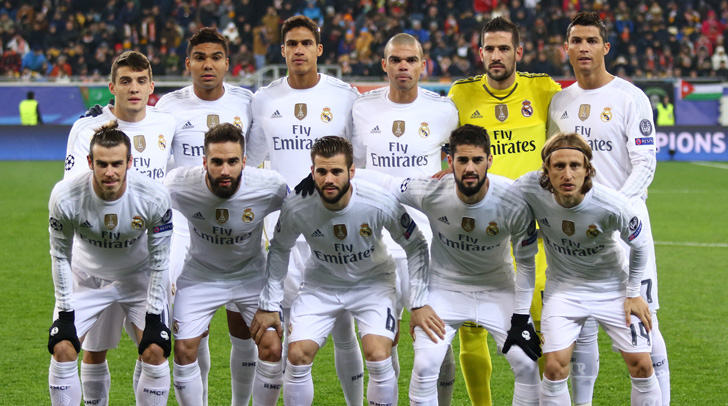
#> input picture images/img0.jpg, 728 x 406 px
$ python skin_seg.py images/img0.jpg
#> lines starting #> are read from the running program, lines starting #| are printed output that depends on the picture; after the words box and inside, x2 and y2 are one past the last pixel; in counts of white or black regions, pixels touching at a corner belong together
#> further down, img is the input picture: shape (406, 728, 3); mean B, G, R 120.1, 133.9, 132.6
"""
the following script implements the "RGB-H-CbCr Skin Colour Model for Human Face Detection"
algorithm for skin detection/extraction based on the paper published by
Nusirwan Anwar bin Abdul Rahman, Kit Chong Wei and John See
Faculty of Information Technology, Multimedia University
johnsee@mmu.edu.my
link : http://citeseerx.ist.psu.edu/viewdoc/download?doi=10.1.1.718.1964&rep=rep1&type=pdf
"""

import sys
import cv2
import numpy as np
import matplotlib.pyplot as plt


class Skin_Detect():
	def __init__(self):
	#Constractor that does nothing
		pass
	#RGB bounding rule
	def Rule_A(self,BGR_Frame,plot=False):
		'''this function implements the RGB bounding rule algorithm
		--inputs:
		BGR_Frame: BGR components of an image
		plot: Bool type variable,if set to True draw the output of the algorithm
		--return a anumpy array of type bool like the following:
		[[False False False True]
		[False False False True]
		.
		.
		.
		[False False False True]]
		2d numpy array
		So in order to plot this matrix, we need to convert it to numbers like:
		255 for True values(white)
		0 for False(black)
		'''
#> called with plot = True
		B_Frame, G_Frame, R_Frame =  [BGR_Frame[...,BGR] for BGR in range(3)]# [...] is the same as [:,:]
		#you can use the split built-in method in cv2 library to get the b,g,r components
		#B_Frame, G_Frame, R_Frame  = cv2.split(BGR_Frame)
		#i am using reduce built in method to get the maximum of a 3 given matrices
		BRG_Max = np.maximum.reduce([B_Frame, G_Frame, R_Frame])
		BRG_Min = np.minimum.reduce([B_Frame, G_Frame, R_Frame])
		#at uniform daylight, The skin colour illumination's rule is defined by the following equation :
		Rule_1 = np.logical_and.reduce([R_Frame > 95, G_Frame > 40, B_Frame > 20 ,
	                                 BRG_Max - BRG_Min > 15,abs(R_Frame - G_Frame) > 15,
	                                 R_Frame > G_Frame, R_Frame > B_Frame])
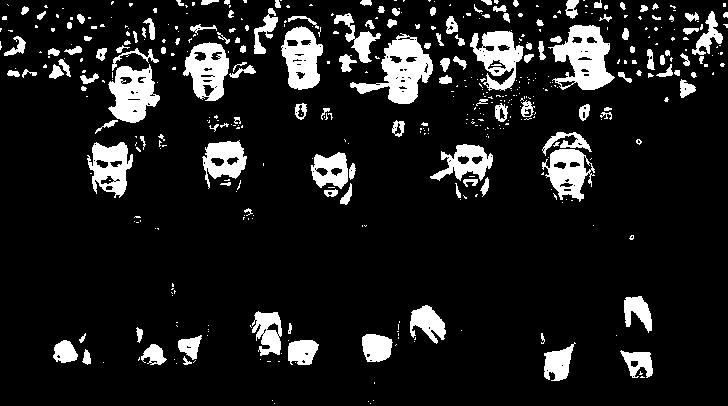
#> Rule_1: shape (406, 728) bool; 11.7% white; 458 white regions (318 under 20 px), largest, box (x1, y1, x2, y2) and area: (350, 33, 433, 104) 2512, (548, 25, 615, 90) 2407, (108, 64, 160, 123) 1918
		#the skin colour under flashlight or daylight lateral illumination rule is defined by the following equation :
		Rule_2 = np.logical_and.reduce([R_Frame > 220, G_Frame > 210, B_Frame > 170,
	                         abs(R_Frame - G_Frame) <= 15, R_Frame > B_Frame, G_Frame > B_Frame])
#> Rule_2: shape (406, 728) bool; 0.13% white in thin lines or dots, all inside (x1, y1, x2, y2) = (50, 15, 664, 372)
		#Rule_1 U Rule_2
		RGB_Rule = np.logical_or(Rule_1, Rule_2)
#> RGB_Rule: shape (406, 728) bool; 11.8% white; 500 white regions (358 under 20 px), largest, box (x1, y1, x2, y2) and area: (350, 33, 433, 104) 2518, (548, 25, 615, 90) 2409, (108, 64, 160, 123) 1919
		if plot == True:
			#original image RGB color
			rgb_img = cv2.merge([R_Frame,G_Frame,B_Frame])# combine the RGB components to get the original image
			fig = plt.figure(figsize=(9, 8), dpi=90, facecolor='w', edgecolor='k')
			fig.suptitle('RGB space', fontsize=16)
			ax1 = fig.add_subplot(1, 2, 1)
			#hiding axis labels and ticks
			ax1.axes.get_xaxis().set_visible(False)
			ax1.axes.get_yaxis().set_visible(False)
			ax1.set_title('Original-Image')
			ax1.imshow(rgb_img)
			#black and white image
			img_bw = RGB_Rule.astype(np.uint8)  #Test the output
			img_bw*=255
			ax2 = fig.add_subplot(1, 2, 2)
			ax2.axes.get_xaxis().set_visible(False)
			ax2.axes.get_yaxis().set_visible(False)
			ax2.set_title('RGB-Mask')
			#plot as a Grayscale image
			ax2.imshow(img_bw,cmap='gray', vmin=0, vmax=255,interpolation='nearest')
		#return the RGB mask
		return RGB_Rule
	def lines(self,axis):
		'''return a list of lines for a give axis'''
		#equation(3)
		line1 = 1.5862  * axis + 20
		#equation(4)
		line2 = 0.3448  * axis + 76.2069
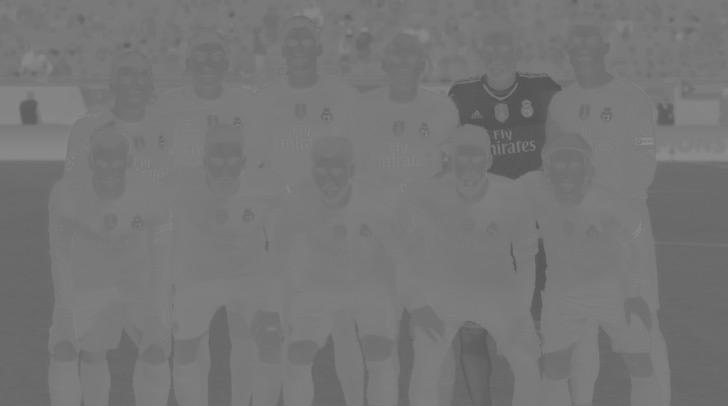
#> line2: shape (406, 728) float64; min 82.76, max 142.1, mean 118
		#equation(5)
		#the slope of this equation is not correct Cr ≥ -4.5652 × Cb + 234.5652
		#it should be around -1
		line3 = -1.005 * axis + 234.5652
		#equation(6)
		line4 = -1.15   * axis + 301.75
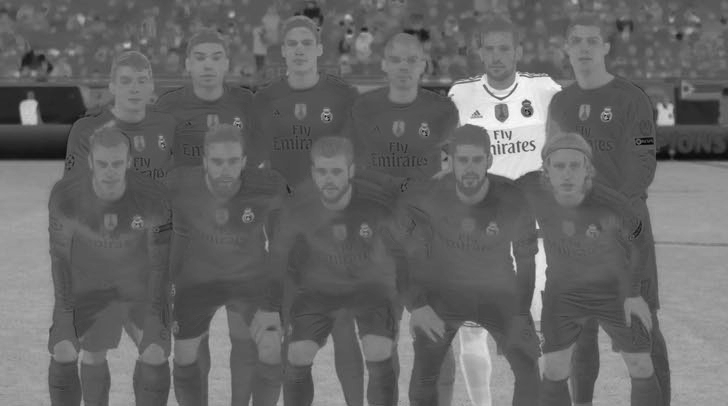
#> line4: shape (406, 728) float64; min 82.1, max 279.9, mean 162.2; drawn with min black and max white
		#equation(7)
		line5 = -2.2857 * axis + 432.85
		return [line1,line2,line3,line4,line5]
		#The five bounding rules of Cr-Cb
	def Rule_B(self,YCrCb_Frame,plot=False):
		'''this function implements the five bounding rules of Cr-Cb components
		--inputs:
		YCrCb_Frame: YCrCb components of an image
		plot: Bool type variable,if set to True draw the output of the algorithm
		--return a anumpy array of type bool like the following:
		[[False False False True]
		[False False False True]
		.
		.
		.
		[False False False True]]
		2d numpy array
		So in order to plot this matrix, we need to convert it to numbers like:
		255 for True values(white)
		0 for False(black)
		'''
		Y_Frame,Cr_Frame, Cb_Frame = [YCrCb_Frame[...,YCrCb] for YCrCb in range(3)]
		line1,line2,line3,line4,line5 = self.lines(Cb_Frame)
		YCrCb_Rule = np.logical_and.reduce([line1 - Cr_Frame >= 0,
											line2 - Cr_Frame <= 0,
											line3 - Cr_Frame <= 0,
											line4 - Cr_Frame >= 0,
											line5 - Cr_Frame >= 0])
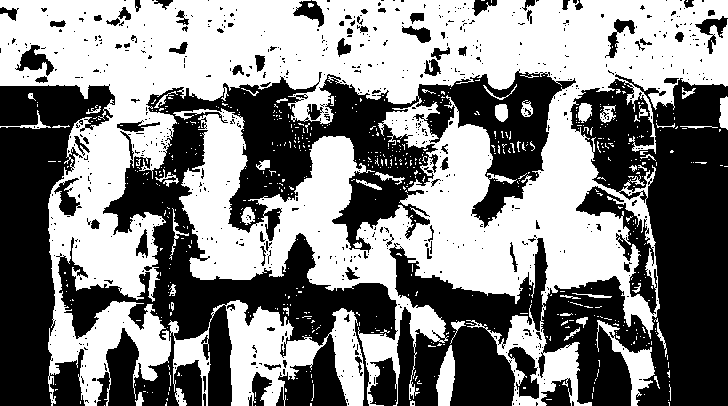
#> YCrCb_Rule: shape (406, 728) bool; 51.6% white; 725 black regions (634 under 20 px), largest, box (x1, y1, x2, y2) and area: (56, 69, 576, 406) 58488, (389, 74, 728, 406) 49987, (0, 84, 115, 406) 20408
		# Create a plot
		if plot == True:
			fig1 = plt.figure(figsize=(9, 8), dpi=90, facecolor='w', edgecolor='k')
			ax1 = fig1.add_subplot(1, 1, 1)
			ax1.scatter(Cb_Frame, Cr_Frame, alpha=0.8, c='black', edgecolors='none', s=10, label="Cr")
			ax1.set_xlim([0, 255])
			ax1.set_ylim([0, 255])
			ax1.set_xlabel('Cb')
			ax1.set_ylabel('Cr')
			ax1.xaxis.set_label_coords(0.5, -0.025)
			#draw a line
			x_axis = np.linspace(0, 255,100)
			line1,line2,line3,line4,line5 = self.lines(x_axis)
			ax1.plot(x_axis, line1, alpha=0.5, c='b', label="line1")
			ax1.plot(x_axis, line2, alpha=0.5, c='g', label="line2")
			ax1.plot(x_axis, line3, alpha=0.5, c='r', label="line3")
			ax1.plot(x_axis, line4, alpha=0.5, c='m', label="line4")
			ax1.plot(x_axis, line5, alpha=0.5, c='y', label="line5")
			plt.title('Bounding Rule for Cb-Cr space')
			plt.legend(loc=(1,0.7))
			#plot the Y Cr and Cb components on a different figure
			fig2 = plt.figure(figsize=(9, 8), dpi=90, facecolor='w', edgecolor='k')
			fig2.suptitle('Y-Cr-Cb components', fontsize=16)
			#Y components
			ax2 = fig2.add_subplot(3, 1, 1)
			ax2.set_title('Distribution of Y')
			ax2.title.set_position([0.9, 0.95])
			ax2.set_xlabel('pixel intensity')
			ax2.xaxis.set_label_coords(0.5, -0.025)
			ax2.set_ylabel('number of pixels')
			ax2.hist(Y_Frame.ravel(), bins=256, range=(0, 256), fc='b', ec='b')
			#Cb components
			ax3 = fig2.add_subplot(3, 1, 2)
			ax3.set_title('Distribution of Cb')
			ax3.title.set_position([0.9, 0.95])
			ax3.set_xlabel('pixel intensity')
			ax3.xaxis.set_label_coords(0.5, -0.025)
			ax3.set_ylabel('number of pixels')
			ax3.hist(Cb_Frame.ravel(), bins=256, range=(0, 256), fc='b', ec='b')
			#Cr components
			ax4 = fig2.add_subplot(3, 1, 3)
			ax4.set_title('Distribution of Cr')
			ax4.title.set_position([0.9, 0.95])
			ax4.set_xlabel('pixel intensity')
			ax4.xaxis.set_label_coords(0.5, -0.025)
			ax4.set_ylabel('number of pixels')
			ax4.hist(Cr_Frame.ravel(), bins=256, range=(0, 256), fc='b', ec='b')
			#show the effect of the bounding rules of Cr-Cb
			#black and white image after the mask
			img_bw = YCrCb_Rule.astype(np.uint8)
			img_bw*=255
			fig3 = plt.figure(figsize=(9, 8), dpi=90, facecolor='w', edgecolor='k')
			ax1 = fig3.add_subplot(1, 1, 1)
			ax1.axes.get_xaxis().set_visible(False)
			ax1.axes.get_yaxis().set_visible(False)
			ax1.set_title('CrCb-Mask')
			#plot as a Grayscale image
			ax1.imshow(img_bw,cmap='gray', vmin=0, vmax=255,interpolation='nearest')
		return YCrCb_Rule
	def Rule_C(self,HSV_Frame,plot=False):
		'''this function implements the five bounding rules of Cr-Cb components
		--inputs:
		HSV_Frame: Hue,saturation and value components of a given image
		plot: Bool type variable,if set to True draw the output of the algorithm
		--return a anumpy array of type bool like the following:
		[[False False False True]
		[False False False True]
		.
		.
		.
		[False False False True]]
		2d numpy array
		So in order to plot this matrix, we need to convert it to numbers like:
		255 for True values(white)
		0 for False(black)
		'''
#> called with plot = True
		Hue,Sat,Val = [HSV_Frame[...,i] for i in range(3)]
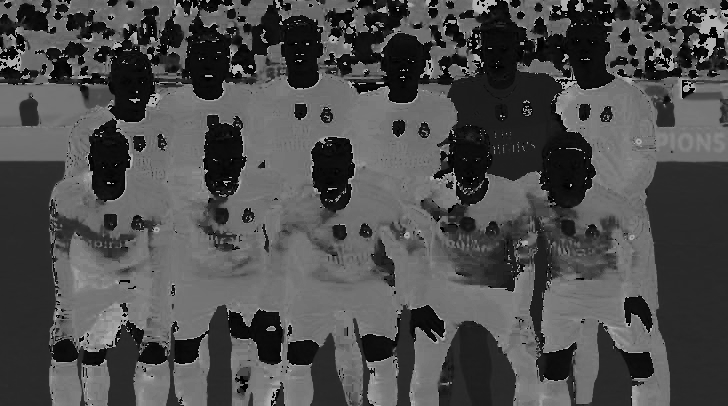
#> Hue: shape (406, 728); min 0, max 179, mean 76.9
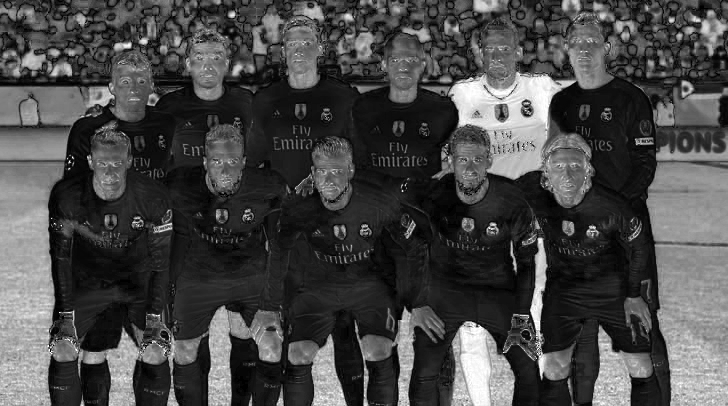
#> Sat: shape (406, 728); min 0, max 255, mean 72.1
		#i changed the value of the paper 50 instead of 25 and 150 instead of 230 based on my plots
		HSV_ = np.logical_or(Hue < 50, Hue > 150)
#> HSV_: shape (406, 728) bool; 44.4% white; 406 white regions (316 under 20 px), largest, box (x1, y1, x2, y2) and area: (324, 0, 631, 243) 31722, (0, 162, 284, 406) 22795, (35, 0, 324, 202) 18121
		if plot == True:
			#Plot Hue(x_axis) vs Value(y_axis)
			fig1 = plt.figure(figsize=(9, 8), dpi=90, facecolor='w', edgecolor='k')
			ax1 = fig1.add_subplot(1, 2, 1)
			ax1.scatter(Hue, Val, alpha=0.8, c='b', edgecolors='none', s=10, label="Cr")
			ax1.set_xlim([0, 255])
			ax1.set_ylim([0, 255])
			ax1.set_xlabel('Hue')
			ax1.set_ylabel('Val')
			ax1.set_title('HSV skin color Distribution H vs V')
			#Plot Hue(x_axis) vs Sat(y_axis)
			ax2 = fig1.add_subplot(1, 2, 2)
			ax2.set_title('HSV skin color Distribution H vs S')
			ax2.scatter(Hue, Sat, alpha=0.8, c='b', edgecolors='none', s=10, label="Cr")
			ax2.set_xlim([0, 255])
			ax2.set_ylim([0, 255])
			ax2.set_xlabel('Hue')
			ax2.set_ylabel('Sat')
			#plot Hue mask
			Hue_bw = HSV_.astype(np.uint8)  #Test the output
			Hue_bw*=255
			fig2 = plt.figure(figsize=(9, 8), dpi=90, facecolor='w', edgecolor='k')
			ax1 = fig2.add_subplot(1, 1, 1)
			ax1.axes.get_xaxis().set_visible(False)
			ax1.axes.get_yaxis().set_visible(False)
			ax1.set_title('Hue-Mask')
			#plot as a Grayscale image
			ax1.imshow(Hue_bw,cmap='gray', vmin=0, vmax=255,interpolation='nearest')
		return HSV_

	def RGB_H_CbCr(self, Frame_,plot=False):
		'''this function implements the RGB_H_CbCr bounding rule
		--inputs:
		Frame_: BGR image
		plot: Bool type variable,if set to True draw the output of the algorithm
		--return a anumpy array of type integer like the following:
		[[0 0 1 0]
		[1 0 1 0]
		.
		.
		.
		[0 0 1 1]]
		2d numpy array
		'''
#> called with plot = True
		Ycbcr_Frame = cv2.cvtColor(Frame_, cv2.COLOR_BGR2YCrCb)
		HSV_Frame = cv2.cvtColor(Frame_, cv2.COLOR_BGR2HSV)
		#Rule A ∩ Rule B ∩ Rule C
		skin_ = np.logical_and.reduce([self.Rule_A(Frame_), self.Rule_B(Ycbcr_Frame), self.Rule_C(HSV_Frame)])
#> skin_: shape (406, 728) bool; 11.3% white; 441 white regions (303 under 20 px), largest, box (x1, y1, x2, y2) and area: (350, 33, 433, 104) 2427, (548, 25, 615, 90) 2337, (108, 64, 155, 123) 1800
		if plot == True:
			skin_bw= skin_.astype(np.uint8)
			skin_bw*=255
			#RGB original image
			RGB_Frame = cv2.cvtColor(Frame_, cv2.COLOR_BGR2RGB)
			seg = cv2.bitwise_and(Frame_,Frame_,mask=skin_bw)
			#plot as a Grayscale image
			cv2.imshow("Extracted Skin",seg)
		return np.asarray(skin_, dtype=np.uint8)

if __name__ == "__main__":
	if len(sys.argv) < 2:
		print("please give me an image !!!")
		sys.exit(0)
	image = sys.argv[1]
	try:
		img = np.array(cv2.imread(image), dtype=np.uint8)
	except:
		print('Error while loading the Image,image does not exist!!!!')
		sys.exit(1)
	test = Skin_Detect()
	YCrCb_Frames = cv2.cvtColor(img, cv2.COLOR_BGR2YCrCb)
	HSV_Frames = cv2.cvtColor(img, cv2.COLOR_BGR2HSV)
	test.Rule_A(img,True)
	test.Rule_B(YCrCb_Frames,True)
	test.Rule_C(HSV_Frames,True)
	test.RGB_H_CbCr(img,True)
	plt.show()
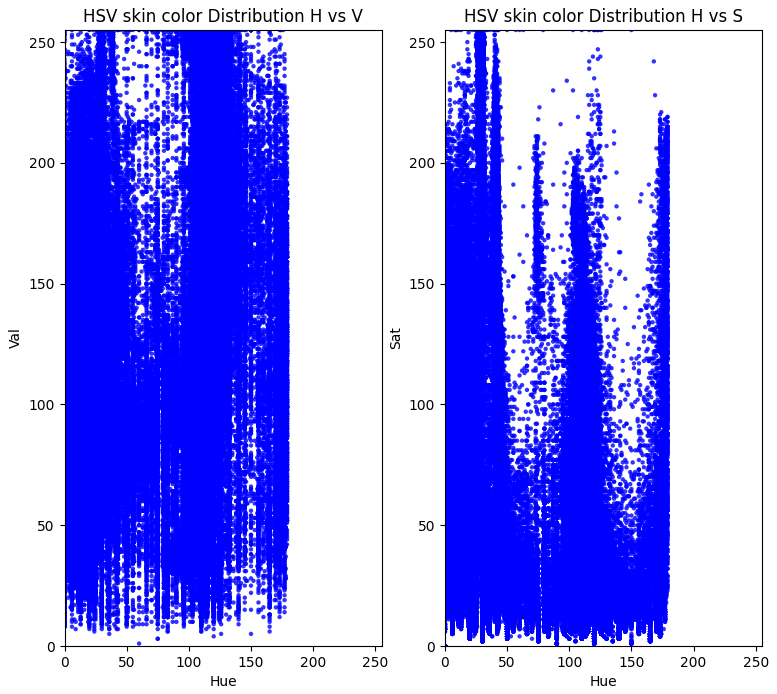
#> figure drawn by matplotlib, 2 panels
	cv2.waitKey(0)

	"""TODO
	Detect face using this method
	"""

$ run again, on images/img2.jpg
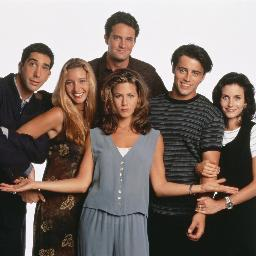
#> input picture images/img2.jpg, 256 x 256 px
#> img is the input picture: shape (256, 256, 3); mean B, G, R 107.6, 114.3, 127.2
#> YCrCb_Frames: shape (256, 256, 3); mean of channels 0, 1, 2 117.5, 135, 122.5
#> HSV_Frames: shape (256, 256, 3); mean H, S, V 61.9, 59.8, 129.5
#> in Rule_A, `Rule_1 = np.logical_and.reduce([R_Frame > 95, G_Frame > 40, B_Frame > ..`:
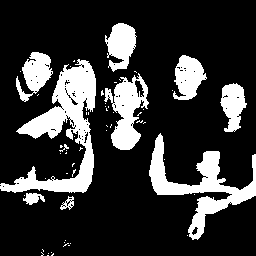
#> Rule_1: shape (256, 256) bool; 20.8% white; 58 white regions (48 under 20 px), largest, box (x1, y1, x2, y2) and area: (0, 59, 96, 193) 4532, (149, 133, 256, 240) 3156, (104, 73, 149, 150) 1736
#> Rule_2: shape (256, 256) bool; 1.8% white in thin lines or dots, all inside (x1, y1, x2, y2) = (0, 11, 256, 240)
#> RGB_Rule: shape (256, 256) bool; 22.6% white; 115 white regions (97 under 20 px), largest, box (x1, y1, x2, y2) and area: (0, 52, 96, 193) 4714, (149, 133, 256, 240) 3167, (104, 73, 149, 152) 1753
#> YCrCb_Rule: shape (256, 256) bool; 97.5% white; 34 black regions (28 under 20 px), largest, box (x1, y1, x2, y2) and area: (87, 209, 128, 256) 937, (90, 184, 111, 208) 305, (138, 223, 143, 241) 78, (136, 138, 149, 152) 50, (146, 152, 151, 161) 37, (116, 161, 118, 176) 29
#> HSV_: shape (256, 256) bool; 63.6% white; 67 black regions (30 under 20 px), largest, box (x1, y1, x2, y2) and area: (75, 127, 256, 256) 11577, (32, 0, 160, 92) 4234, (199, 0, 256, 96) 1899
#> skin_: shape (256, 256) bool; 22.6% white; 115 white regions (97 under 20 px), largest, box (x1, y1, x2, y2) and area: (0, 52, 96, 193) 4712, (149, 133, 256, 240) 3160, (104, 73, 149, 152) 1726
#> `plt.show()`:
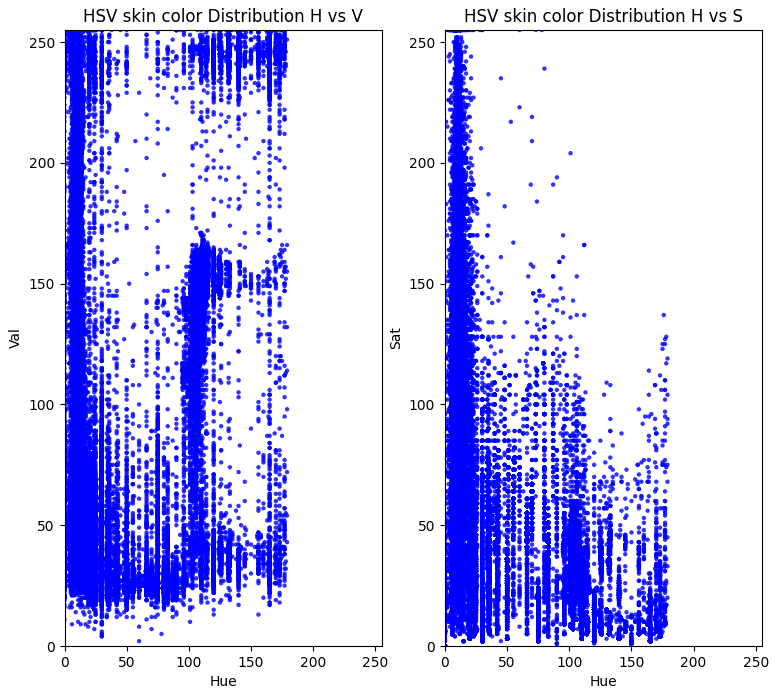
#> figure drawn by matplotlib, 2 panels

$ run again, on images/img4.jpg
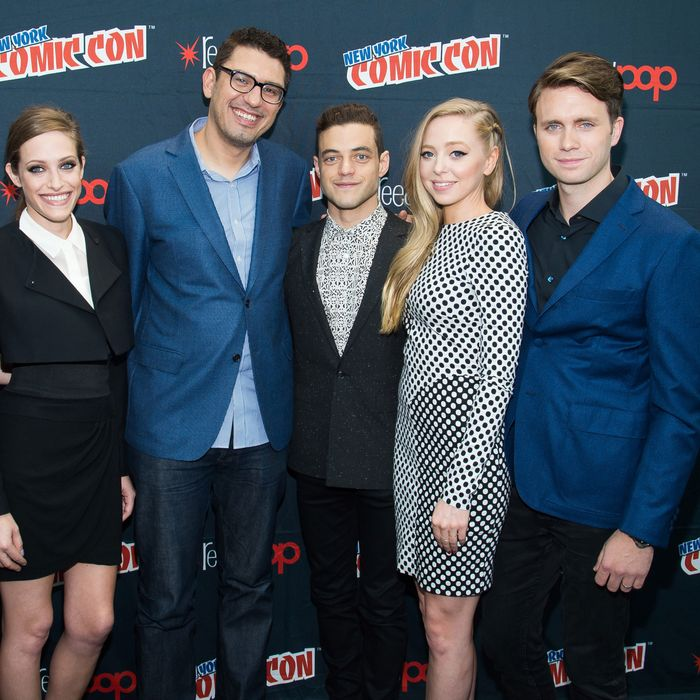
#> input picture images/img4.jpg, 700 x 700 px
#> img is the input picture: shape (700, 700, 3); mean B, G, R 84.2, 72.6, 63.5
#> YCrCb_Frames: shape (700, 700, 3); mean of channels 0, 1, 2 71.2, 122.5, 135.3
#> HSV_Frames: shape (700, 700, 3); mean H, S, V 89.1, 124.2, 93.4
#> in Rule_A, `Rule_1 = np.logical_and.reduce([R_Frame > 95, G_Frame > 40, B_Frame > ..`:
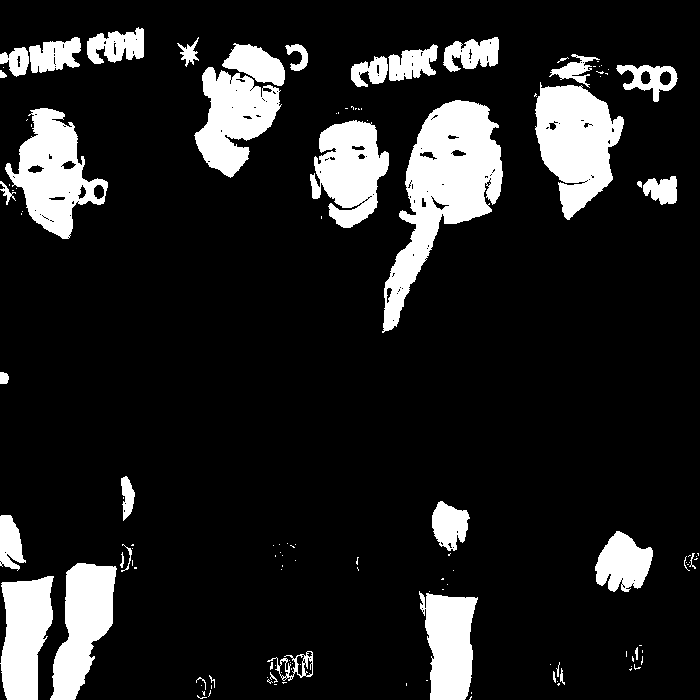
#> Rule_1: shape (700, 700) bool; 14% white; 130 white regions (90 under 20 px), largest, box (x1, y1, x2, y2) and area: (382, 100, 503, 333) 11751, (535, 82, 624, 220) 7560, (5, 108, 108, 239) 6429
#> Rule_2: shape (700, 700) bool; 0.27% white in thin lines or dots, all inside (x1, y1, x2, y2) = (0, 27, 677, 595)
#> RGB_Rule: shape (700, 700) bool; 14.3% white; 160 white regions (121 under 20 px), largest, box (x1, y1, x2, y2) and area: (382, 100, 503, 333) 11839, (535, 82, 624, 220) 7562, (5, 108, 108, 241) 6602
#> YCrCb_Rule: shape (700, 700) bool; 52.1% white; 294 black regions (208 under 20 px), largest, box (x1, y1, x2, y2) and area: (0, 0, 700, 640) 205737, (225, 542, 328, 700) 7859, (623, 502, 700, 672) 4855
#> HSV_: shape (700, 700) bool; 19% white; 97 white regions (65 under 20 px), largest, box (x1, y1, x2, y2) and area: (379, 98, 505, 336) 14467, (0, 544, 138, 700) 14219, (528, 52, 678, 223) 12373
#> skin_: shape (700, 700) bool; 13% white; 259 white regions (212 under 20 px), largest, box (x1, y1, x2, y2) and area: (382, 100, 503, 333) 11814, (535, 82, 624, 220) 7483, (5, 108, 86, 241) 6157
#> `plt.show()`:
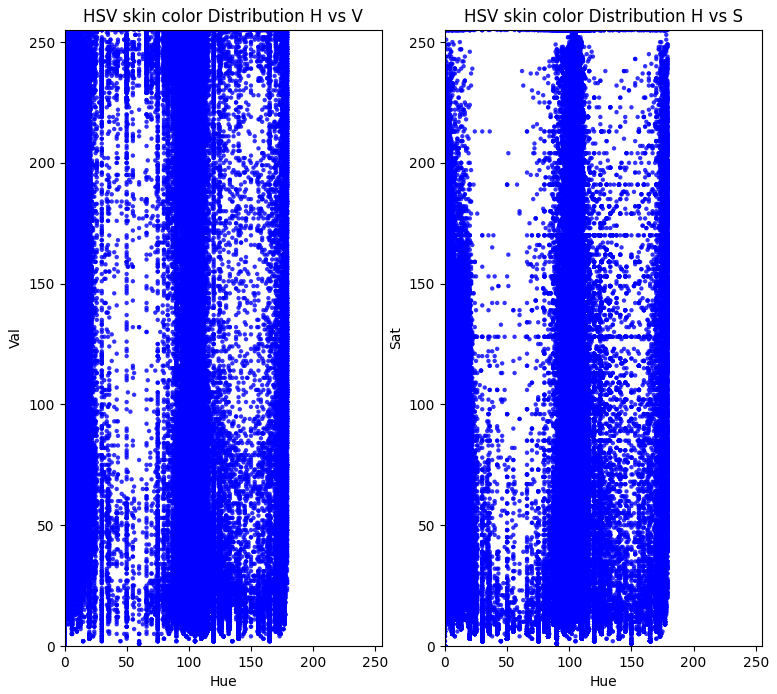
#> figure drawn by matplotlib, 2 panels
